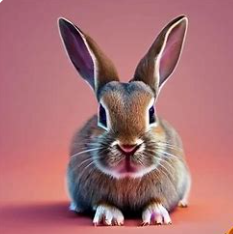
#> input picture rabbit.png, 233 x 234 px
$ jupyter execute blur_smooth.ipynb
#> lines starting #> are read from the running program, lines starting #| are printed output that depends on the picture
[cell 1]
import cv2
import matplotlib.pyplot as plt
import numpy as np
img = cv2.imread("rabbit.png",cv2.IMREAD_GRAYSCALE)
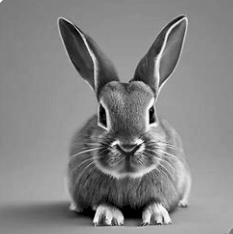
#> img: shape (234, 233); min 0, max 255, mean 133.5
image_array = np.array(img)
print(image_array)
#> (printed output is left out)
def sharpen():
  return np.array([[1,1,1],[1,1,1],[1,1,1]])
def filtering(image, kernel):
    m, n = kernel.shape
#> m = 3; n = 3
    if (m == n):
        y, x = image.shape
#> y = 234; x = 233
        y = y - m + 1 # shape of image - shape of kernel + 1
#> y = 232
        x = x - m + 1
#> x = 231
        new_image = np.zeros((y,x))
        for i in range(y):
            for j in range(x):
                new_image[i][j] = np.sum(image[i:i+m, j:j+m]*kernel)
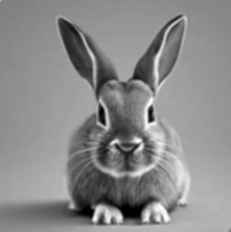
#> new_image: shape (232, 231) float64; min 0, max 2200, mean 1199.6; drawn with min black and max white
    return new_image
# Display the original and sharpened images
plt.figure(figsize=(10, 5))
plt.subplot(1, 2, 1)
plt.imshow(image_array,cmap='gray')
plt.title("Original Grayscale Image")
plt.axis("off")

plt.subplot(1, 2, 2)
plt.imshow(filtering(image_array, sharpen()),cmap='gray')
plt.title("Blurred Image")
plt.axis("off")
plt.show()
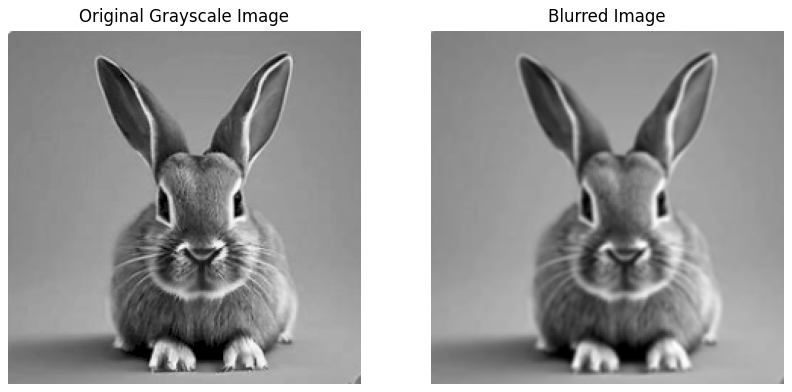
#> figure drawn by matplotlib, 2 panels

$ run again, with sample.png copied over rabbit.png
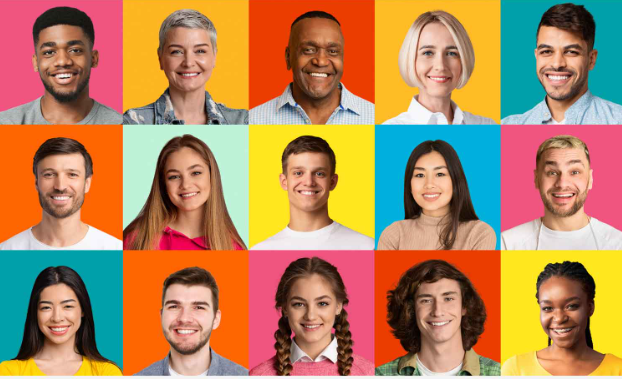
#> input picture sample.png, 622 x 379 px
#> (printed output is left out)
#> after the loop in filtering, `for i in range(y):`:
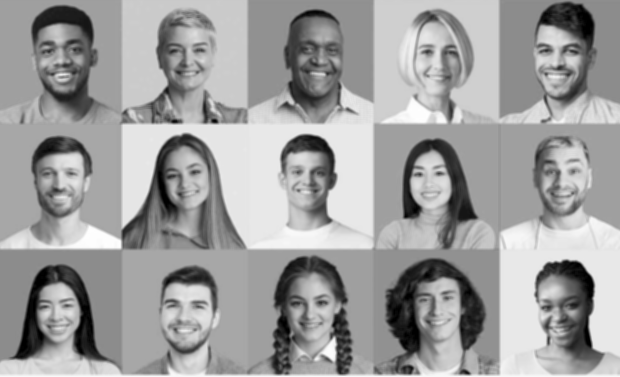
#> new_image: shape (377, 620) float64; min 0, max 2241, mean 1392.1; drawn with min black and max white
#> `plt.show()`:
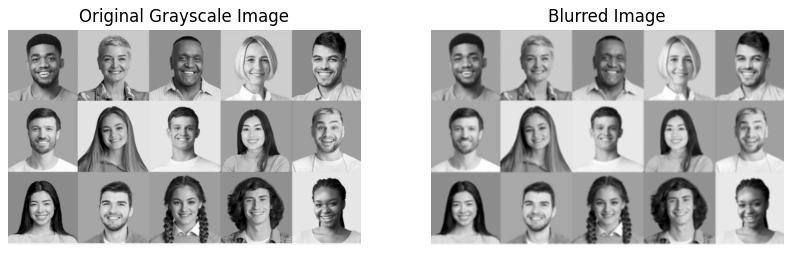
#> figure drawn by matplotlib, 2 panels
